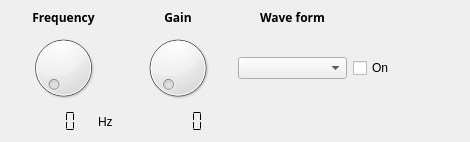
<?xml version="1.0" encoding="UTF-8"?>
<ui version="4.0">
 <class>MainWindow</class>
 <widget class="QMainWindow" name="MainWindow">
  <property name="geometry">
   <rect>
    <x>0</x>
    <y>0</y>
    <width>470</width>
    <height>142</height>
   </rect>
  </property>
  <property name="mouseTracking">
   <bool>false</bool>
  </property>
  <property name="windowTitle">
   <string>tWatts 3000 - Function generator</string>
  </property>
  <widget class="QWidget" name="centralwidget">
   <layout class="QVBoxLayout" name="verticalLayout">
    <item>
     <layout class="QGridLayout" name="gridLayout">
      <item row="4" column="1">
       <layout class="QHBoxLayout" name="horizontalLayout">
        <item>
         <widget class="QLCDNumber" name="lcd_freq">
          <property name="layoutDirection">
           <enum>Qt::LeftToRight</enum>
          </property>
          <property name="frameShape">
           <enum>QFrame::NoFrame</enum>
          </property>
          <property name="smallDecimalPoint">
           <bool>false</bool>
          </property>
          <property name="segmentStyle">
           <enum>QLCDNumber::Flat</enum>
          </property>
         </widget>
        </item>
        <item>
         <widget class="QLabel" name="label">
          <property name="minimumSize">
           <size>
            <width>10</width>
            <height>0</height>
           </size>
          </property>
          <property name="maximumSize">
           <size>
            <width>20</width>
            <height>16777215</height>
           </size>
          </property>
          <property name="text">
           <string>Hz</string>
          </property>
         </widget>
        </item>
       </layout>
      </item>
      <item row="1" column="4">
       <widget class="QDial" name="dial_gain"/>
      </item>
      <item row="1" column="1">
       <widget class="QDial" name="dial_freq">
        <property name="maximum">
         <number>22000</number>
        </property>
        <property name="invertedAppearance">
         <bool>false</bool>
        </property>
        <property name="invertedControls">
         <bool>false</bool>
        </property>
       </widget>
      </item>
      <item row="0" column="5">
       <widget class="QLabel" name="label_gain_2">
        <property name="font">
         <font>
          <family>Tlwg Typo</family>
          <weight>75</weight>
          <bold>true</bold>
         </font>
        </property>
        <property name="text">
         <string>Wave form</string>
        </property>
        <property name="alignment">
         <set>Qt::AlignCenter</set>
        </property>
       </widget>
      </item>
      <item row="0" column="1">
       <widget class="QLabel" name="label_freq">
        <property name="font">
         <font>
          <family>Tlwg Typo</family>
          <weight>75</weight>
          <bold>true</bold>
         </font>
        </property>
        <property name="text">
         <string>Frequency</string>
        </property>
        <property name="alignment">
         <set>Qt::AlignCenter</set>
        </property>
       </widget>
      </item>
      <item row="0" column="4">
       <widget class="QLabel" name="label_gain">
        <property name="font">
         <font>
          <family>Tlwg Typo</family>
          <weight>75</weight>
          <bold>true</bold>
         </font>
        </property>
        <property name="text">
         <string>Gain</string>
        </property>
        <property name="alignment">
         <set>Qt::AlignCenter</set>
        </property>
       </widget>
      </item>
      <item row="1" column="5">
       <widget class="QComboBox" name="comboBox"/>
      </item>
      <item row="4" column="4">
       <widget class="QLCDNumber" name="lcd_gain">
        <property name="frameShape">
         <enum>QFrame::NoFrame</enum>
        </property>
        <property name="frameShadow">
         <enum>QFrame::Sunken</enum>
        </property>
        <property name="segmentStyle">
         <enum>QLCDNumber::Flat</enum>
        </property>
       </widget>
      </item>
      <item row="1" column="6">
       <widget class="QCheckBox" name="on_button">
        <property name="enabled">
         <bool>true</bool>
        </property>
        <property name="layoutDirection">
         <enum>Qt::LeftToRight</enum>
        </property>
        <property name="text">
         <string>On</string>
        </property>
       </widget>
      </item>
     </layout>
    </item>
   </layout>
  </widget>
 </widget>
 <resources/>
 <connections/>
</ui>
